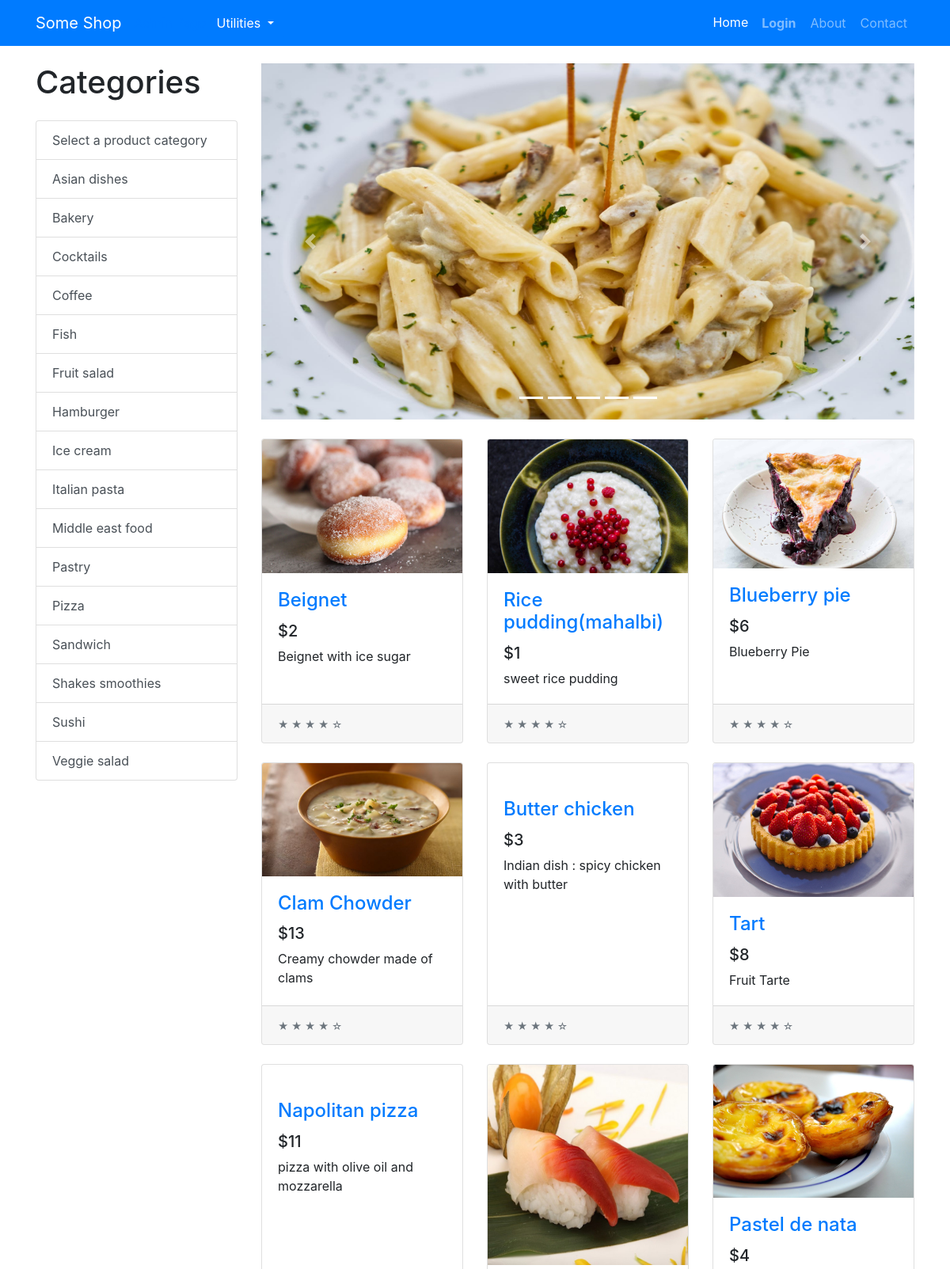
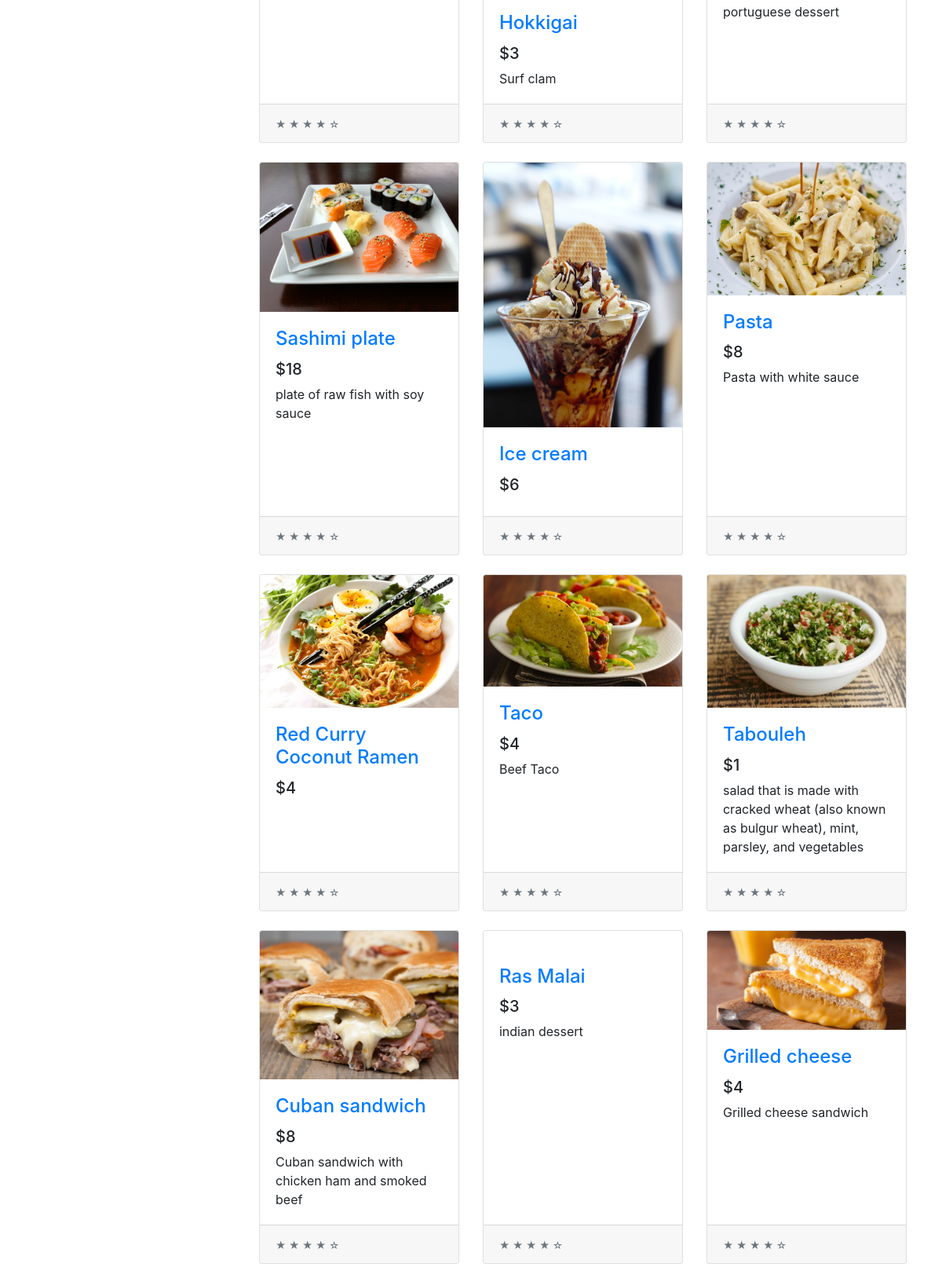
The page / (upper part) on the database its author committed (2 pictures, top to bottom).
### tables this page shows
CREATE TABLE PRODUCT (ID VARCHAR, NAME VARCHAR, PRICE INTEGER, DESCRIPTION TEXT, IMAGE TEXT, TAGS TEXT, SCORE REAL);

### app.py (the view)
@app.route("/")
def home():
    products = get_all_products()
    sorted_products = products.copy()
    random.shuffle(products)
    tags = get_product_tags()
    return render_template("index.html",
                            products=products,
                            tags=tags,
                            chosen_products=sorted_products[:5],
                            os=os,
                            len=len,
                            range=range,
                            enumerate=enumerate)

### common/database.py (called while the page is built)
    @classmethod
    def get_all_products(cls, formalize=True):
        cursor = cls.DATABASE.execute("SELECT * FROM PRODUCT ORDER BY SCORE DESC")
        returned_data = cursor.fetchall()
        if not returned_data:
            return None
        if not formalize:
            return returned_data
        data = []
        for item in returned_data:
            d = {}
            for i, field in enumerate(cls.PRODUCT_FIELDS):
                d[field.lower()] = item[i]
            data.append(d)
        return data

    @classmethod
    def get_product_tags(cls):
        data = cls.get_all_products()
        return sorted({ d['tags'] for d in data })

### models/products/product.py (called while the page is built)
def get_all_products(formalize=True):
    products = Database.get_all_products(formalize=formalize)
    if not formalize:
        return products
    return [ Product(**product) for product in products ]

def get_product_tags():
    return Database.get_product_tags()

### templates/index.html (shortened to what this page needs)
{% extends "base.html" %}
{% block content %}
<div class="container">
    <div class="row">
        <div class="col-lg-3">
            <h1 class="my-4">
                {% if category %}
                {{category.replace("_", " ").capitalize()}}
                {% else %}
                Categories
                {% endif %}
            </h1>
            <div class="list-group" id="list-tab" role="tablist">
                {% for tag in tags %}
                {% if category == tag %}
                <a class="list-group-item list-group-item-action active" href="{{url_for('categories', category=tag)}}"
                    aria-controls="home">{{tag.replace("_", " ").capitalize()}}</a>
                {% else %}
                <a class="list-group-item list-group-item-action" href="{{url_for('categories', category=tag)}}"
                    aria-controls="home">{{tag.replace("_", " ").capitalize()}}</a>
                {% endif %}
                {% endfor %}
            </div>
        </div>
        <div class="col-lg-9">
            <div id="carouselExampleIndicators" class="carousel slide my-4" data-ride="carousel">
                <ol class="carousel-indicators">
                    {% for i in range(len(chosen_products)) %}
                    <li data-target="#carouselExampleIndicators" data-slide-to="{{i}}" class="active"></li>
                    {% endfor %}
                </ol>
                <div class="carousel-inner" role="listbox">
                    {% for i, product in enumerate(chosen_products) %}
                        {% if i == 0 %}
                        <div class="carousel-item active">
                        {% else %}
                        <div class="carousel-item">
                            {% endif %}
                            <a href="{{url_for('product.product', product_id=product.id)}}">
                                <img class="d-block img-fluid carousel-img"
                                    src="{{url_for('static', filename='img/products/{}'.format(os.path.basename(product.image)))}}"
                                    alt="slide">
                            </a>
                        </div>
                        {% endfor %}
                    </div>
                    <a class="carousel-control-prev" href="#carouselExampleIndicators" role="button" data-slide="prev">
                        <span class="carousel-control-prev-icon" aria-hidden="true"></span>
                    </a>
                    <a class="carousel-control-next" href="#carouselExampleIndicators" role="button" data-slide="next">
                        <span class="carousel-control-next-icon" aria-hidden="true"></span>
                    </a>
                </div>
                <div class="row">
                    {% for product in products %}
                    <div class="col-lg-4 col-md-6 mb-4">
                        <div class="card h-100">
                            <a href="{{url_for('product.product', product_id=product.id)}}"><img class="card-img-top"
                                    src="{{url_for('static', filename='img/products/{}'.format(os.path.basename(product.image)))}}"
                                    alt=""></a>
                            <div class="card-body">
                                <h4 class="card-title">
                                    <a href="{{url_for('product.product', product_id=product.id)}}">{{product.name}}</a>
                                </h4>
                                <h5>${{product.price}}</h5>
                                <p class="card-text">{{product.description}}</p>
                            </div>
                            <div class="card-footer">
                                <small class="text-muted">&#9733; &#9733; &#9733; &#9733; &#9734;</small>
                            </div>
                        </div>
                    </div>
                    {% endfor %}
                </div>
            </div>
        </div>
    </div>
    {% endblock content %}

### static/css/shop-homepage.css (style rules this page uses)
body { padding-top: 56px; }

### templates/index.html (style rules this page uses)
.carousel-img { width: 900px; height: 450px; }

### rows shown on the page
PRODUCT: replace "Select a product category"
PRODUCT: replace "Asian dishes"
PRODUCT: replace "Bakery"
PRODUCT: replace "Cocktails"
PRODUCT: replace "Coffee"
PRODUCT: replace "Fish"
PRODUCT: replace "Fruit salad"
PRODUCT: replace "Hamburger"
PRODUCT: replace "Ice cream", IMAGE (picture), name "Ice cream", price "6"
PRODUCT: replace "Italian pasta", IMAGE (picture), name "Pasta", price "8", description "Pasta with white sauce"
PRODUCT: replace "Middle east food"
PRODUCT: replace "Pastry"
PRODUCT: replace "Pizza"
PRODUCT: replace "Sandwich"
PRODUCT: replace "Shakes smoothies"
PRODUCT: replace "Sushi"
PRODUCT: replace "Veggie salad"
PRODUCT: IMAGE (picture), name "Beignet", price "2", description "Beignet with ice sugar"
PRODUCT: IMAGE (picture), name "Rice pudding(mahalbi)", price "1", description "sweet rice pudding"
PRODUCT: IMAGE (picture), name "Blueberry pie", price "6", description "Blueberry Pie"
PRODUCT: IMAGE (picture), name "Clam Chowder", price "13", description "Creamy chowder made of clams"
PRODUCT: name "Butter chicken", price "3", description "Indian dish : spicy chicken with butter"
PRODUCT: IMAGE (picture), name "Tart", price "8", description "Fruit Tarte"
PRODUCT: name "Napolitan pizza", price "11", description "pizza with olive oil and mozzarella"
PRODUCT: IMAGE (picture), name "Hokkigai", price "3", description "Surf clam"
PRODUCT: IMAGE (picture), name "Pastel de nata", price "4", description "portuguese dessert"
PRODUCT: IMAGE (picture), name "Sashimi plate", price "18", description "plate of raw fish with soy sauce"
PRODUCT: IMAGE (picture), name "Red Curry Coconut Ramen", price "4"
PRODUCT: IMAGE (picture), name "Taco", price "4", description "Beef Taco"
PRODUCT: IMAGE (picture), name "Tabouleh", price "1", description "salad that is made with cracked wheat (also known as bulgur wheat), mint, parsley, and vegetables"
PRODUCT: IMAGE (picture), name "Cuban sandwich", price "8", description "Cuban sandwich with chicken ham and smoked beef"
PRODUCT: name "Ras Malai", price "3", description "indian dessert"
PRODUCT: IMAGE (picture), name "Grilled cheese", price "4", description "Grilled cheese sandwich"
